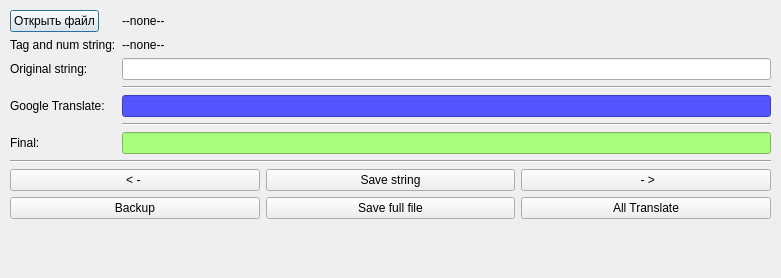
<?xml version="1.0" encoding="UTF-8"?>
<ui version="4.0">
 <class>RJM</class>
 <widget class="QDialog" name="RJM">
  <property name="geometry">
   <rect>
    <x>0</x>
    <y>0</y>
    <width>781</width>
    <height>278</height>
   </rect>
  </property>
  <property name="windowTitle">
   <string>Dialog</string>
  </property>
  <widget class="QWidget" name="formLayoutWidget">
   <property name="geometry">
    <rect>
     <x>10</x>
     <y>10</y>
     <width>761</width>
     <height>262</height>
    </rect>
   </property>
   <layout class="QFormLayout" name="formLayout">
    <item row="0" column="0">
     <widget class="QPushButton" name="pushButton_openfile">
      <property name="text">
       <string>Открыть файл</string>
      </property>
     </widget>
    </item>
    <item row="0" column="1">
     <widget class="QLabel" name="label_name_file">
      <property name="text">
       <string>--none--</string>
      </property>
     </widget>
    </item>
    <item row="1" column="0">
     <widget class="QLabel" name="label_tag_text">
      <property name="text">
       <string>Tag and num string:</string>
      </property>
     </widget>
    </item>
    <item row="1" column="1">
     <widget class="QLabel" name="label_tag">
      <property name="text">
       <string>--none--</string>
      </property>
     </widget>
    </item>
    <item row="2" column="0">
     <widget class="QLabel" name="label_original">
      <property name="text">
       <string>Original string:</string>
      </property>
     </widget>
    </item>
    <item row="2" column="1">
     <widget class="QLineEdit" name="lineEdit_original"/>
    </item>
    <item row="3" column="0">
     <widget class="Line" name="line_3">
      <property name="orientation">
       <enum>Qt::Horizontal</enum>
      </property>
     </widget>
    </item>
    <item row="3" column="1">
     <widget class="Line" name="line_2">
      <property name="orientation">
       <enum>Qt::Horizontal</enum>
      </property>
     </widget>
    </item>
    <item row="4" column="0">
     <widget class="QLabel" name="label_translate_2">
      <property name="focusPolicy">
       <enum>Qt::NoFocus</enum>
      </property>
      <property name="layoutDirection">
       <enum>Qt::LeftToRight</enum>
      </property>
      <property name="text">
       <string>Google Translate:</string>
      </property>
     </widget>
    </item>
    <item row="4" column="1">
     <widget class="QLineEdit" name="lineEdit_translate">
      <property name="styleSheet">
       <string notr="true">background-color: rgb(85, 85, 255);</string>
      </property>
     </widget>
    </item>
    <item row="5" column="1">
     <widget class="Line" name="line">
      <property name="orientation">
       <enum>Qt::Horizontal</enum>
      </property>
     </widget>
    </item>
    <item row="6" column="0">
     <widget class="QLabel" name="label_translate">
      <property name="focusPolicy">
       <enum>Qt::NoFocus</enum>
      </property>
      <property name="layoutDirection">
       <enum>Qt::LeftToRight</enum>
      </property>
      <property name="text">
       <string>Final:</string>
      </property>
     </widget>
    </item>
    <item row="6" column="1">
     <widget class="QLineEdit" name="lineEdit">
      <property name="styleSheet">
       <string notr="true">background-color: rgb(170, 255, 127);</string>
      </property>
     </widget>
    </item>
    <item row="7" column="0" colspan="2">
     <widget class="Line" name="line_4">
      <property name="orientation">
       <enum>Qt::Horizontal</enum>
      </property>
     </widget>
    </item>
    <item row="9" column="0" colspan="2">
     <layout class="QGridLayout" name="gridLayout">
      <item row="1" column="0">
       <widget class="QPushButton" name="push_skip">
        <property name="text">
         <string>&lt; - </string>
        </property>
       </widget>
      </item>
      <item row="1" column="1">
       <widget class="QPushButton" name="pushButton_save">
        <property name="text">
         <string>Save string</string>
        </property>
       </widget>
      </item>
      <item row="2" column="1">
       <widget class="QPushButton" name="pushButton_save_file">
        <property name="text">
         <string>Save full file</string>
        </property>
       </widget>
      </item>
      <item row="1" column="2">
       <widget class="QPushButton" name="pushButton_next">
        <property name="text">
         <string> - &gt;</string>
        </property>
       </widget>
      </item>
      <item row="2" column="0">
       <widget class="QPushButton" name="pushButton_backup">
        <property name="text">
         <string>Backup</string>
        </property>
       </widget>
      </item>
      <item row="2" column="2">
       <widget class="QPushButton" name="pushButton_AllTranslate">
        <property name="text">
         <string>All Translate</string>
        </property>
       </widget>
      </item>
     </layout>
    </item>
   </layout>
  </widget>
 </widget>
 <resources/>
 <connections/>
</ui>
